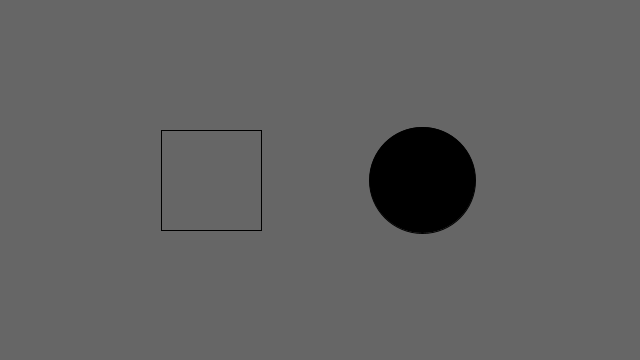
Frame 1 (no input)
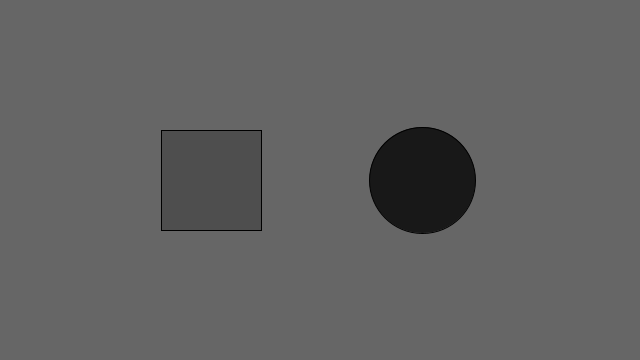
Frame 60 (the mouse pressed at the canvas centre just before this capture)
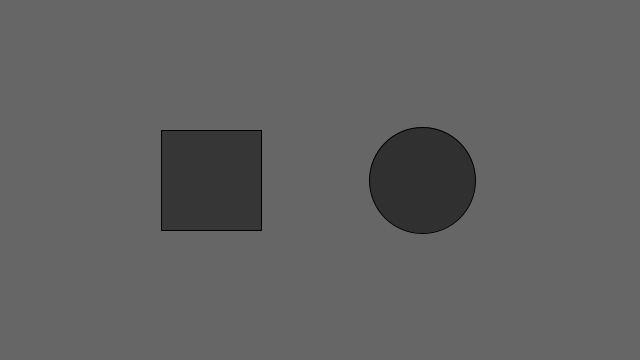
Frame 120 (the mouse held since frame 60 and released just before this capture)

The Processing sketch that drew these frames (run headless with seeded random() and noise(); from frame 60 on, the mouse is pressed at the canvas centre):

// Processing sketch: processing_65097
// ── processing_65097.pde

// Pressing Control-R will render this sketch.
  
  
float rx, ry;    // rectangle x- and y-coordinate
float rd = 100;  // rectangle width
  
float ex, ey;    // ellipse x- and y-coordinate
float ed = 106;  // ellipse diameter
  
int x = 255;
int y = 0;

float r = random(0, 255);

void setup() {
  size(640, 360);
  smooth();
//  ellipseMode(RADIUS);
  // Set the x- and y-coordinates for the rectangle
  rx = width * 0.33 - rd/2;
  ry = height * 0.5 - rd/2;
   
  // Set the x- and y-coordinates for the ellipse
  ex = width * 0.66;
  ey = height * 0.5;
}

void draw() {
  background(102);
  float d = dist(mouseX, mouseY, ex, ey);
    if (d < ed/2) {
      x += 3;
      fill(0, 0, 0, x);
    } else {
      x--;
      fill(0, 0, 0, x);
    }
    ellipse(ex, ey, ed, ed);

    if ((mouseX > rx) && (mouseX < rx + rd) &&
        (mouseY > ry) && (mouseY < ry + rd)) {
      y -= 3;
      fill(0, 0, 0, y);
    } else {
      y ++;
      fill(0, 0, 0, y);
    }
    rect(rx, ry, rd, rd);
}
